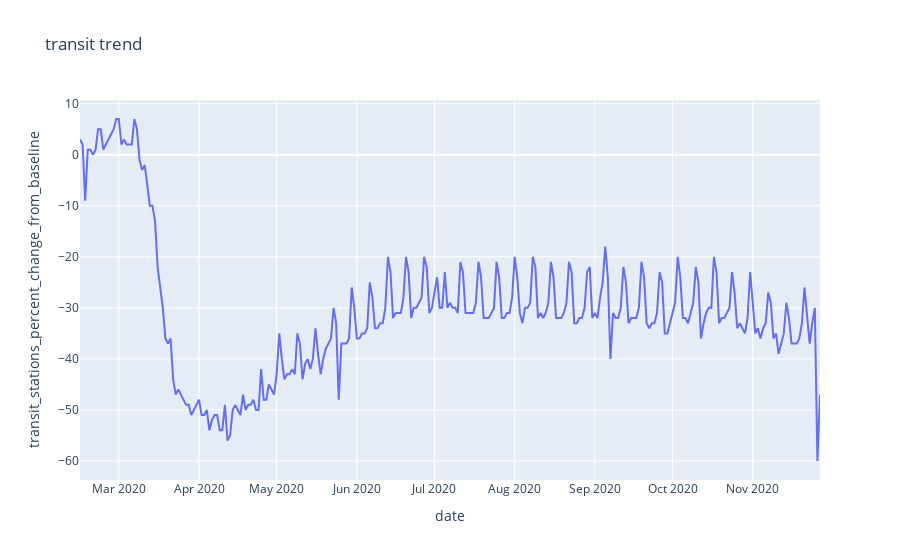

Here is the notebook cell this chart was saved with:
### Code cell
fig = px.line(US_trend, x="date", y="transit_stations_percent_change_from_baseline", title='transit trend')
fig.show()

### Figure 1 — Plotly figure (JSON) as saved in the notebook; plotly's stock layout.template omitted (floating-point values rounded to 4 significant figures; data arrays with more than 128 entries replaced by an {"elided": "..."} marker saying what was removed)
{"data": [{"hovertemplate": "date=%{x}<br>transit_stations_percent_change_from_baseline=%{y}<extra></extra>", "legendgroup": "", "line": {"color": "#636efa", "dash": "solid"}, "mode": "lines", "name": "", "orientation": "v", "showlegend": false, "type": "scatter", "x": {"elided": "287 str values"}, "xaxis": "x", "y": {"elided": "287 int values"}, "yaxis": "y"}], "layout": {"legend": {"tracegroupgap": 0}, "title": {"text": "transit trend"}, "xaxis": {"anchor": "y", "domain": [0, 1], "title": {"text": "date"}}, "yaxis": {"anchor": "x", "domain": [0, 1], "title": {"text": "transit_stations_percent_change_from_baseline"}}}}
